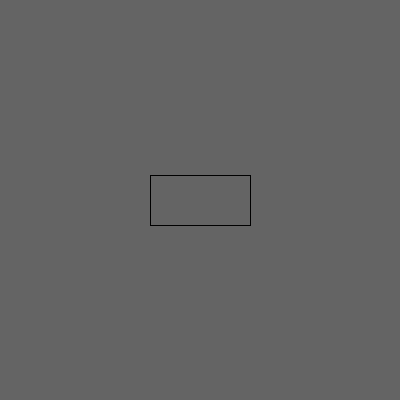
Frame 1 (no input)
Frame 60 (the mouse pressed at the canvas centre just before this capture): identical to frame 1, image omitted
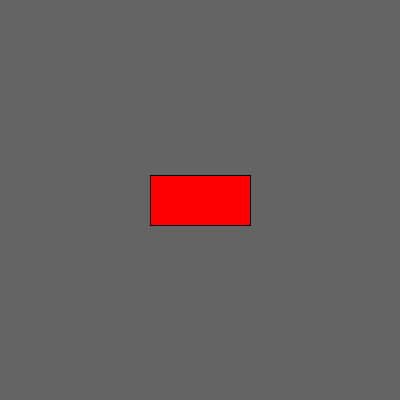
Frame 120 (the mouse held since frame 60 and released just before this capture)

The Processing sketch that drew these frames (run headless with seeded random() and noise(); from frame 60 on, the mouse is pressed at the canvas centre):

// Processing sketch: week01_03_simple_hover_center_mode
// ── week01_03_simple_hover_center_mode.pde
//Aven,02/26/2017
//Interactive Installation
//New Media, WPP, SADA

color buttonColor = color(100);
int w = 100, h=50;

void setup() {
  size(400, 400);
  stroke(0);
  strokeWeight(1);
  rectMode(CENTER);
}

void draw() {
  background(100);
  fill(buttonColor);
  rect(width/2,height/2,w,h);
  if (mouseX > (width-w)/2 && mouseX < (width+w)/2 &&
    mouseY > (height-h)/2 && mouseY < (height+h)/2) {
    buttonColor = color(255, 0, 0);
  } else {
    buttonColor = color(100);
  }
}
